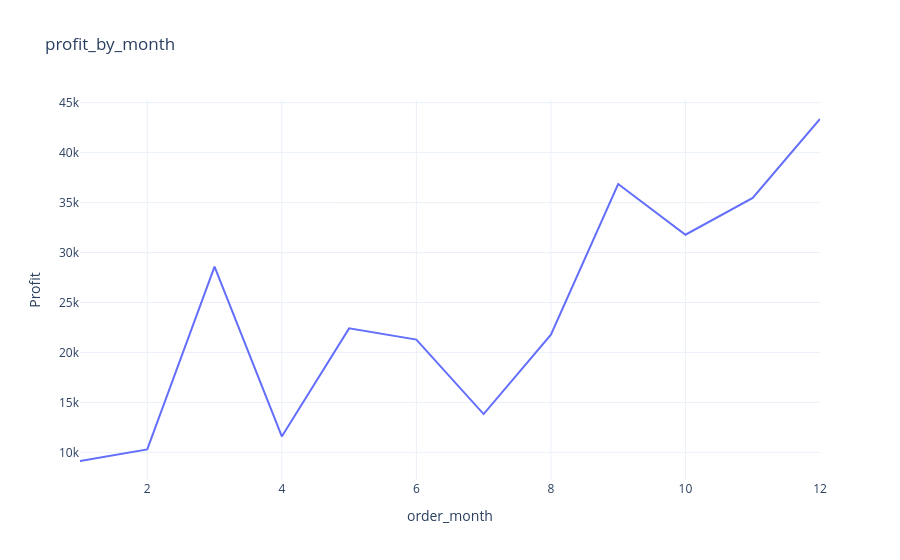

The cell this chart's notebook holds for it:
### Code cell
fig = px.line(profit_by_month,
            x='order_month',
            y='Profit',
            title='profit_by_month')
fig.show()

### Figure 1 — Plotly figure (JSON) as saved in the notebook; plotly's stock layout.template omitted (floating-point values rounded to 4 significant figures)
{"data": [{"hovertemplate": "order_month=%{x}<br>Profit=%{y}<extra></extra>", "legendgroup": "", "line": {"color": "#636efa", "dash": "solid"}, "marker": {"symbol": "circle"}, "mode": "lines", "name": "", "orientation": "v", "showlegend": false, "type": "scatter", "x": [1, 2, 3, 4, 5, 6, 7, 8, 9, 10, 11, 12], "xaxis": "x", "y": [9134.0, 10290.0, 28590.0, 11590.0, 22410.0, 21290.0, 13830.0, 21780.0, 36860.0, 31780.0, 35470.0, 43370.0], "yaxis": "y"}], "layout": {"legend": {"tracegroupgap": 0}, "title": {"text": "profit_by_month"}, "xaxis": {"anchor": "y", "domain": [0, 1], "title": {"text": "order_month"}}, "yaxis": {"anchor": "x", "domain": [0, 1], "title": {"text": "Profit"}}}}
